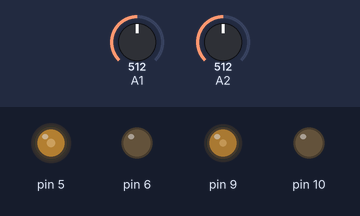
This sketch was run on a simulated Arduino Uno, built with avr-gcc and run on an emulated ATmega328P. Shown: output pins drawn as LEDs (lit = HIGH). Inputs (shaded band) come from the test bench; at power-on: A2 = 512, A1 = 512. What the sketch prints to the serial monitor is not drawn.

Above: at 1.2 s.
1.3 s: A2 set to 390
2.8 s: A1 set to 390
Timing chart, 0 to 5.8 s (numbered marks = the images above; inputs shaded):
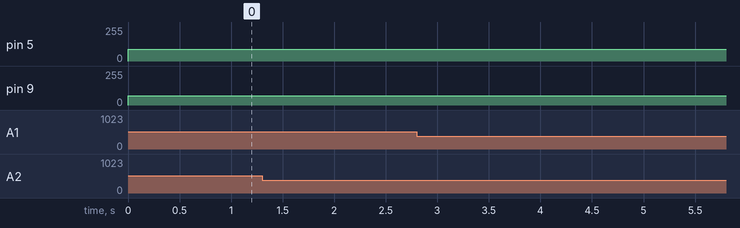

The sketch:

sketch_jul25aD.ino
```cpp
void setup() {
Serial.begin(9600);
}


void loop() {
analogWrite(9, 70);
analogWrite(10, 0);
analogWrite(5, 90);
analogWrite(6, 0);

Serial.println(analogRead(A2));
if (analogRead(A2) < 400){analogWrite(9, 0);}
if (analogRead(A1) < 400){analogWrite(5, 0);}


}
```
